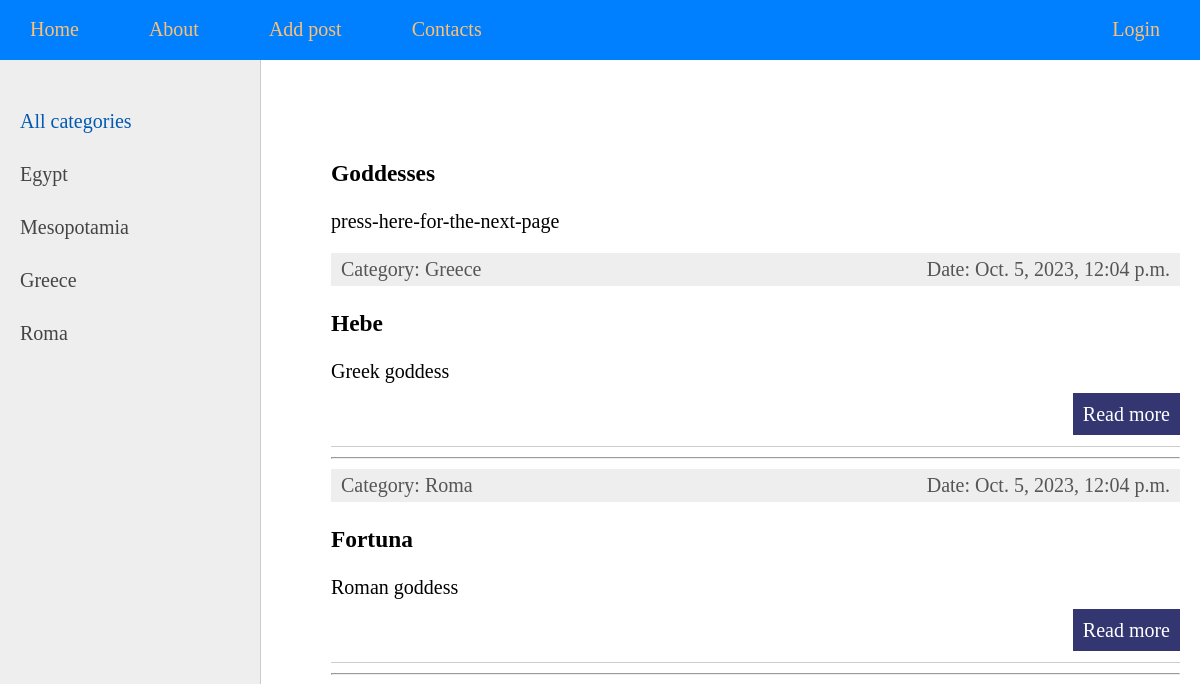
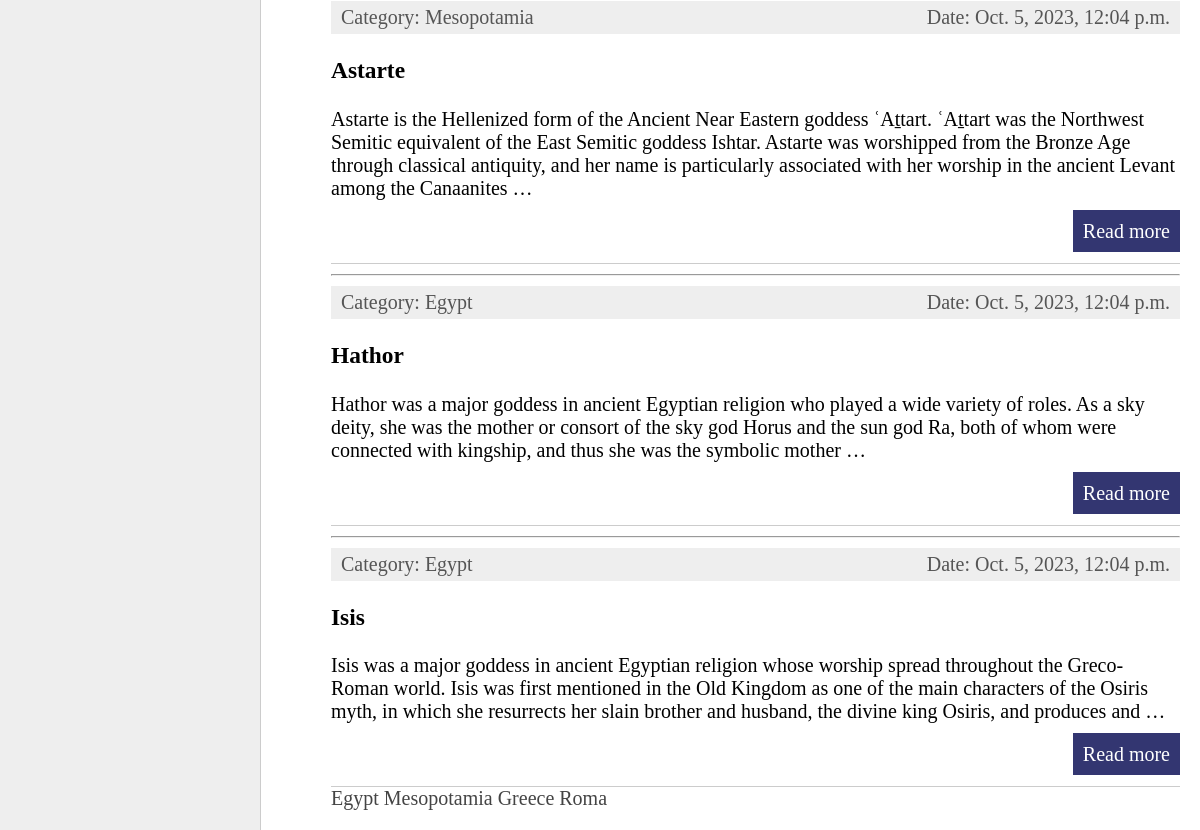
The app's page /, older data (2 pictures, top to bottom).
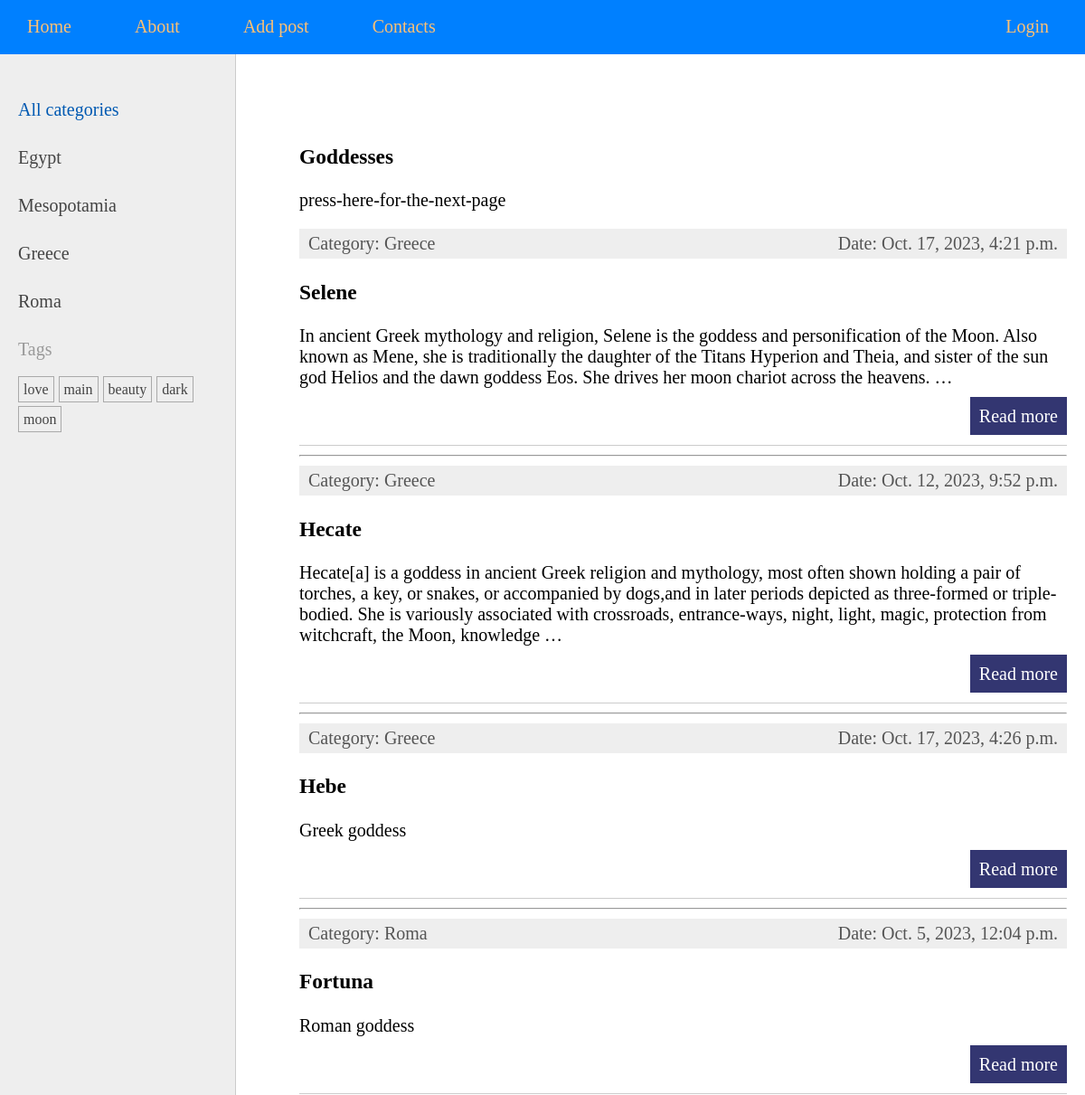
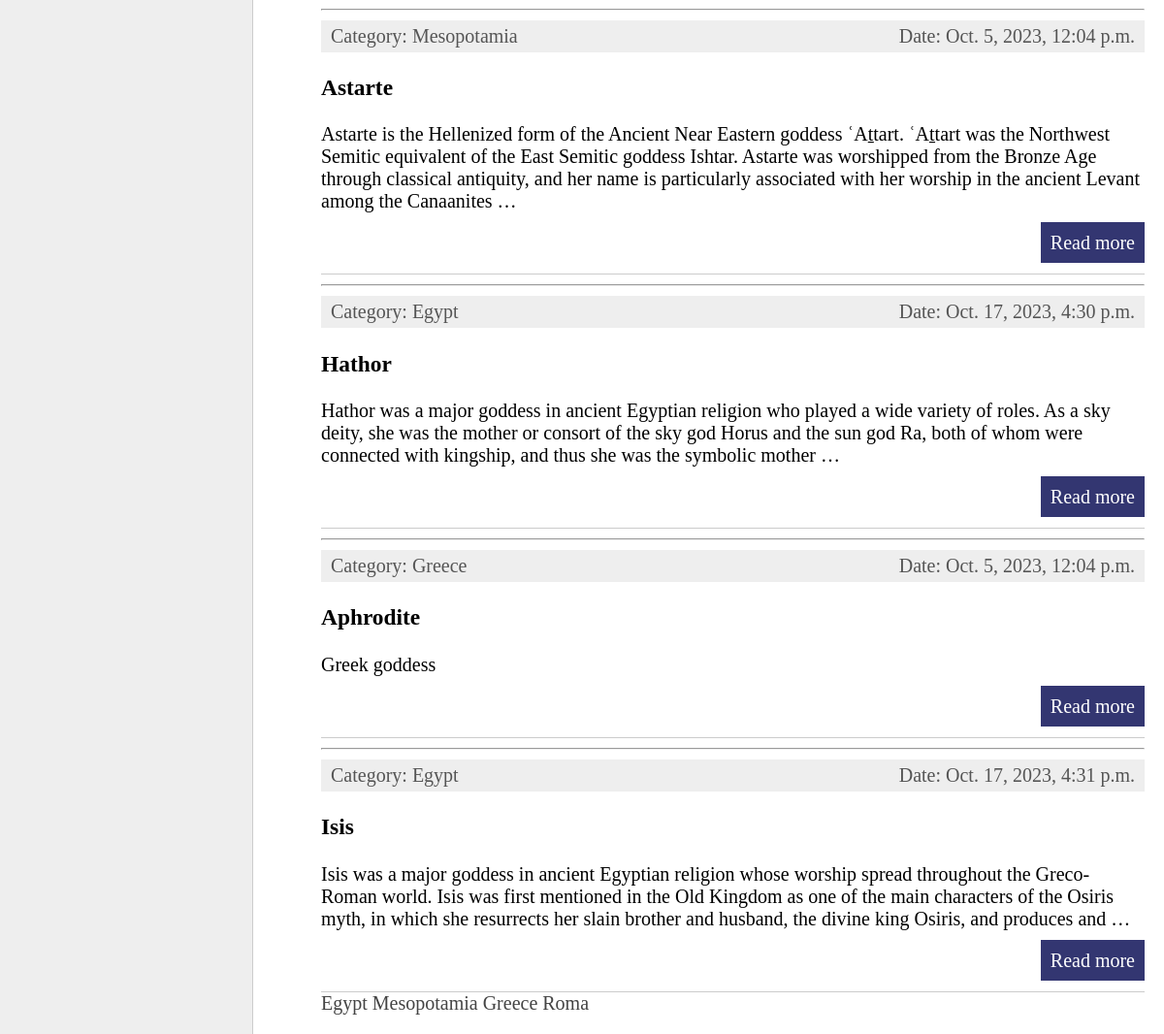
The same page, newer data (2 pictures, top to bottom).
### goddesses/models.py (models this page shows, shortened)
class Category(models.Model):
    name = models.CharField(max_length=100, db_index=True)
    slug = models.SlugField(max_length=100, db_index=True, unique=True)
    def __str__(self):
        return self.name
    def get_absolute_url(self):
        return reverse('category', kwargs={'cat_slug': self.slug})
    class Meta:
        verbose_name = 'Category'
        verbose_name_plural = 'Categories'

class Goddesses(models.Model):
    class Status(models.IntegerChoices):
        DRAFT = 0, 'Draft'
        PUBLISHED = 1, 'Published'
    title = models.CharField(max_length=255)
    slug = models.SlugField(max_length=255, unique=True, db_index=True)
    content = models.TextField(blank=True)
    time_create = models.DateTimeField(auto_now_add=True)
    time_update = models.DateTimeField(auto_now=True)
    is_published = models.BooleanField(choices=tuple(map(lambda x: (bool(x[0]), x[1]), Status.choices)),
                                       default=Status.DRAFT)
    cat = models.ForeignKey('Category', on_delete=models.PROTECT, related_name='deities')
    tags = models.ManyToManyField('TagPost', blank=True, related_name='post_tags')
    consort = models.OneToOneField('Consort', on_delete=models.SET_NULL, blank=True, null=True, related_name='consort')
    objects = models.Manager()
    published = PublishedManager()
    class Meta:
        verbose_name = 'Deities'
        verbose_name_plural = 'Deities'
        ordering = ['-time_create']
        indexes = [
            models.Index(fields=['-time_create'])
        ]
    def get_absolute_url(self):
        return reverse('goddess', kwargs={'post_slug': self.slug})

class TagPost(models.Model):
    tag = models.CharField(max_length=100, db_index=True)
    slug = models.SlugField(max_length=100, db_index=True, unique=True)
    def get_absolute_url(self):
        return reverse('tag', kwargs={'tag_slug': self.slug})

### goddesses/views.py (the view)
# urls.py: path('', views.index, name='home'),
def index(request):
    posts = Goddesses.published.all().select_related('cat')
    data = {
        'title': "Goddesses",
        'menu': menu,
        'posts': posts,
        'url': slugify("press here for the next page"),
        'cat_selected': 0,
    }
    return render(request, 'goddesses/index.html', context=data)

### goddesses/models.py (called while the page is built)
    def get_queryset(self):
        return super().get_queryset().filter(is_published=Goddesses.Status.PUBLISHED)

### goddesses/templatetags/gods_tags.py (called while the page is built)
@register.inclusion_tag('goddesses/list_categories.html')
def show_categories(cat_selected=0):
    cats = Category.objects.all()
    return {'cats': cats, 'cat_selected': cat_selected}\

@register.inclusion_tag('goddesses/categories_down.html')
def show_categories_down(cat_selected=0):
    cats = Category.objects.all()
    return {'cats': cats, 'cat_selected': cat_selected}

@register.inclusion_tag('goddesses/tags.html')
def show_tags():
    return {'tags': TagPost.objects.all()}

### goddesses/templates/goddesses/index.html (shortened to what this page needs)
{% extends 'base.html' %}
{% block content %}
     <h3>{{ title|capfirst }}</h3>
     <p>{{ url }}</p>
<ul class="list-articles">
     {% for post in posts %}
             <li>
                 <div class="article-panel">
                     <p class="first">Category: {{ post.cat }}</p>
                     <p class="last">Date: {{ post.time_update }}</p>
                 </div>
                  <h3> {{ post.title }} </h3>
                  <p> {{ post.content|truncatewords:50 }} </p>
                 <p class="link-read-post"> <a href="{{ post.get_absolute_url }}"> Read more </a></p>
             </li>
            {% if not forloop.last %}
                <hr>
             {% endif %}
     {% endfor %}
</ul>
{% include 'goddesses/includes/nav.html' %}
{% endblock %}

### templates/base.html (shortened to what this page needs)
{% load static %}
{% load gods_tags %}
<!DOCTYPE html>
<html lang="en">
<head>
    <link type="text/css" href="{% static 'goddesses/css/styles.css' %}" rel="stylesheet"/>
</head>
<body>
<table class="table-content" border=0 cellpadding="0" cellspacing="0">
    <tr>
        <td valign=top>
            {% block mainmenu %}
            <div class="header">
                <ul id="mainmenu" class="mainmenu">
                    <li><a href="{% url 'home' %}">Home</a></li>
                    {% for item in menu  %}
                        {% if not forloop.last %}<li>{% else %}<li class="last">{% endif %}
                            <a href="{% url item.url_name %}"> {{ item.title }} </a>
                        </li>
                    {% endfor %}
                </ul>
            </div>
            {% endblock mainmenu %}
            <table class="table-content" border=0 cellpadding="0" cellspacing="0">
                <tr>
                    <td valign="top" class="left-chapters">
                        <ul id="leftchapters">
                            {% if cat_selected == 0 %}
                                <li class="selected">All categories</li>
                            {% else %}
                                <li><a href="{% url 'home' %}">All categories</a></li>
                            {% endif %}
                            {% show_categories cat_selected %}
                            <li>{% show_tags %}</li>
                        </ul>
                    </td>
                    <td valign="top" class="content">
                        <div class="content-text">
                            {% block content %}
                            {% endblock %}
                        </div>
                    </td>
                </tr>
            </table>
        </td>
    </tr>
</table>
</body>
</html>

### goddesses/templates/goddesses/list_categories.html
{% for cat in cats %}
    {% if cat.id == cat_selected %}
        <li class="selected">{{ cat.name }}</li>
    {% else %}
        <li><a href="{{ cat.get_absolute_url }}">{{ cat.name }}</a></li>
    {% endif %}
{% endfor %}

### goddesses/templates/goddesses/tags.html
{% if tags %}
    <p>Tags</p>
    <ul class="tags-list">
        {% for tag in tags %}
        <li><a href="{{ tag.get_absolute_url }}">{{ tag.tag }}</a></li>
        {% endfor %}
    </ul>
{% endif %}

### goddesses/templates/goddesses/includes/nav.html
{% load gods_tags %}
<nav>
  {% show_categories_down cat_selected %}
</nav>

### goddesses/templates/goddesses/categories_down.html
{% load static %}
{% for cat in cats %}
    {% if cat.id == cat_selected %}
        <span style="color:#0059b2" class="selected">{{ cat.name }}</span>
    {% else %}
        <span><a style="color: #444;" href="{{ cat.get_absolute_url }}">{{ cat.name }}</a></span>
    {% endif %}
{% endfor %}

### goddesses/static/goddesses/css/styles.css (style rules this page uses)
html, body { font-family: 'Georgia'; margin: 0; padding: 0; height: 100%; width: 100%; color: #444; }
a { color: #0059b2; text-decoration: none; }
p.link-read-post { text-align: right; }
p.link-read-post a { padding: 10px; min-width: 100px; background: #333671; color: #fff; text-decoration: none; }
div.article-panel { background: #eee; padding: 5px 10px 5px 10px; box-sizing: border-box; overflow: hidden; color: #555; }
div.article-panel p.first { margin: 0; float: left; }
div.article-panel p.last { margin: 0; float: right; }
ul.list-articles { list-style: none; margin: 0; padding: 0; }
ul.list-articles li { border-bottom: 1px solid #ccc; }
.header { background-color: #0080FF; height: 60px; }
ul.mainmenu { list-style: none; margin: 0; padding: 0; height: 60px; color: #fdc073; font-size: 20px; overflow: hidden; }
ul.mainmenu li { float: left; margin: 18px 40px 0 30px; }
ul.mainmenu li.last { float: right; }
ul.mainmenu li a { color: #fdc073; text-decoration: none; }
.table-content { width: 100%; min-height: 100%; height: 100%; }
.left-chapters { margin: 0; background: #eee; border-right: 1px solid #ccc; }
.left-chapters ul { width: 230px; margin: 0; padding: 20px 10px 10px 20px; list-style: none; font-size: 20px; }
.left-chapters ul li { margin: 30px 0 0 0; color: #999; }
.left-chapters ul li.selected { color: #0059b2; }
.left-chapters ul li a { color: #444; text-decoration: none; }
ul.tags-list { width: 100%; margin: 0; padding: 0; list-style: none; }
ul.tags-list li { margin: 0; padding: 0 0 10px; display: inline-block; }
ul.tags-list li a { padding: 5px; font-size: 16px; border: 1px solid #aaa; }
.content { padding: 40px 20px 20px 40px; width: 100%; box-sizing: border-box; }
.content-text { margin: 60px 0 0 30px; color: #000; font-size: 20px; font-family: Yandex Sans Display Light; }

Row changes from the older to the newer data that the page shows:
added TagPost: tag "love"
added TagPost: tag "main"
added TagPost: tag "beauty"
added TagPost: tag "dark"
added TagPost: tag "moon"
added Goddesses: cat "Greece", time_update "Oct. 17, 2023, 4:21 p.m.", title "Selene", content "In ancient Greek mythology and religion, Selene is the goddess and personification of the Moon. Also known as Mene, she is traditionally the daughter of the Titans Hyperion and Theia, and sister of the sun god Helios and the dawn goddess Eos. She drives her moon chariot across the heavens. …"
added Goddesses: cat "Greece", time_update "Oct. 12, 2023, 9:52 p.m.", title "Hecate", content "Hecate[a] is a goddess in ancient Greek religion and mythology, most often shown holding a pair of torches, a key, or snakes, or accompanied by dogs,and in later periods depicted as three-formed or triple-bodied. She is variously associated with crossroads, entrance-ways, night, light, magic, protection from witchcraft, the Moon, knowledge …"
changed Goddesses "Hebe": time_update "Oct. 5, 2023, 12:04 p.m." → "Oct. 17, 2023, 4:26 p.m."
changed Goddesses "Hathor": time_update "Oct. 5, 2023, 12:04 p.m." → "Oct. 17, 2023, 4:30 p.m."
now on this page (row edited): Goddesses: cat "Greece", time_update "Oct. 5, 2023, 12:04 p.m.", title "Aphrodite", content "Greek goddess"
changed Goddesses "Isis": time_update "Oct. 5, 2023, 12:04 p.m." → "Oct. 17, 2023, 4:31 p.m."
Text that changed along with them:
text now shown: "Tags"
